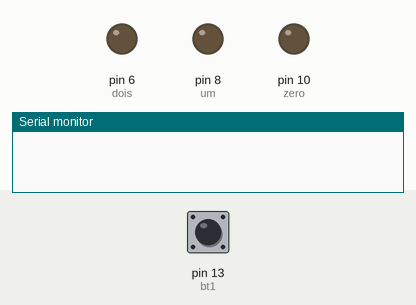
Bench run of a sketch on a simulated Arduino Uno, built with avr-gcc and run on an emulated ATmega328P. On the bench: output pins drawn as LEDs (lit = HIGH), the last lines printed to the serial monitor. Dashed ring = blinking. Inputs (shaded band) come from the test bench; at power-on: pin 13 (bt1) LOW.

Above: at 1.2 s.
1.3 s: pin 13 (bt1) driven HIGH
2.8 s: pin 13 (bt1) pulsed LOW 5 times (0.12 s each, 0.3 s apart)
At 3.07 s:
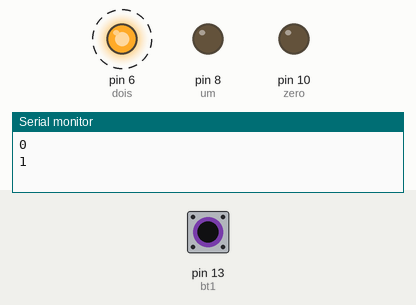
At 4.5 s:
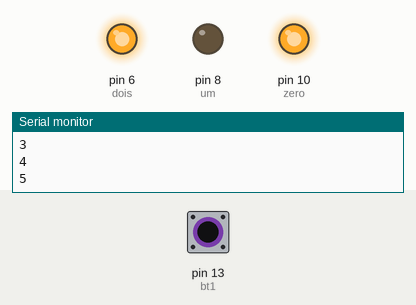
5.8 s: pin 13 (bt1) pulsed LOW 2 times (0.12 s each, 0.3 s apart)
At 7.2 s:
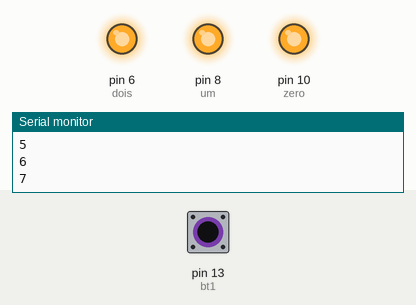
Timing chart, 0 to 8.8 s (numbered marks = the images above; inputs shaded):
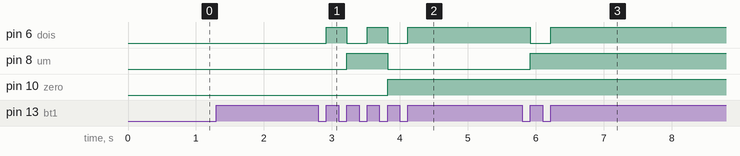

The sketch:

atv07.ino
```cpp
int bt1 = 13;
int zero = 10, um = 8, dois = 6;
int clicks =-1;

int antes1 = LOW;


void setup()
{
  pinMode(bt1, INPUT);
  pinMode(zero, OUTPUT);
  pinMode(um, OUTPUT);
  pinMode(dois, OUTPUT);

  Serial.begin(9600);
}

void loop()
{
  int atual1 = digitalRead(bt1);

  // ligar leds
  if (clicks == 0){
 	digitalWrite(zero, 0);
    digitalWrite(um, 0);
    digitalWrite(dois, 0);
  }

  if (clicks == 1){
 	digitalWrite(zero, 0);
    digitalWrite(um, 0);
    digitalWrite(dois, 1);
  }
  if (clicks == 2){
 	digitalWrite(zero, 0);
    digitalWrite(um, 1);
    digitalWrite(dois, 0);
  }
  if (clicks == 3){
 	digitalWrite(zero, 0);
    digitalWrite(um, 1);
    digitalWrite(dois, 1);
  }
  if (clicks == 4){
 	digitalWrite(zero, 1);
    digitalWrite(um, 0);
    digitalWrite(dois, 0);
  }
   if (clicks == 5){
 	digitalWrite(zero, 1);
    digitalWrite(um, 0);
    digitalWrite(dois, 1);
  }
  if (clicks == 6){
 	digitalWrite(zero, 1);
    digitalWrite(um, 1);
    digitalWrite(dois, 0);
  }
   if (clicks == 7){
 	digitalWrite(zero, 1);
    digitalWrite(um, 1);
    digitalWrite(dois, 1);
    clicks = -1;
  }
   //zerar:
  	if (clicks == 8){
 	digitalWrite(zero, 0);
    digitalWrite(um, 0);
    digitalWrite(dois, 0);
    }

    // click ++
  if (antes1 == LOW && atual1 == HIGH ) {
    clicks++;
    Serial.println(clicks);
  }


  antes1 = atual1; //high vira low e vice versa pro loop funcionar

}
```

Measured:
- after the input at 2.8 s, pin 6 (dois): alternates HIGH for 0.30 s and LOW for 0.30 s, 5 changes in all, then stays HIGH, starting after 0.12 s; pin 8 (um): LOW → HIGH after 0.42 s, → LOW 0.60 s later; pin 10 (zero): LOW → HIGH after 1.0 s
- after the input at 5.8 s, pin 6 (dois): HIGH → LOW after 0.12 s, → HIGH 0.30 s later; pin 8 (um): LOW → HIGH after 0.12 s
